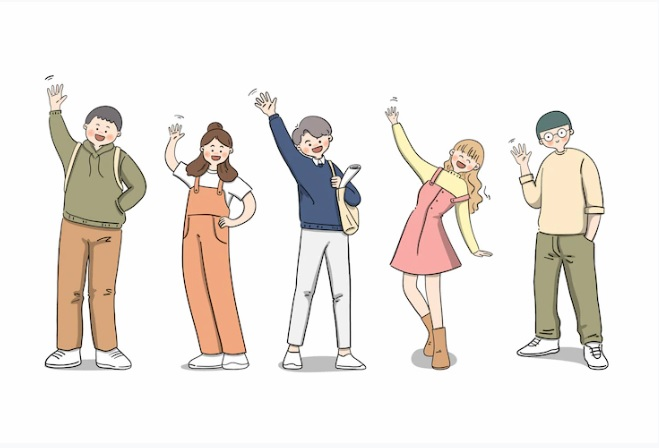
#> input picture chap11-Finding contours/peoples.jpg, 659 x 448 px
$ jupyter execute --allow-errors 'chap11-Finding Contours of peoples.ipynb'   (shell and % lines are left out)
#> lines starting #> are read from the running program, lines starting #| are printed output that depends on the picture; after the words box and inside, x2 and y2 are one past the last pixel; in counts of white or black regions, pixels touching at a corner belong together; long printed decimals are rounded
[cell 1]
# 讀入影像
# 轉灰階
# 使用threshold_otsu 轉對比
# skimage.measure 的 find_contours

[cell 2]
from skimage import io
wheels = io.imread('peoples.jpg', as_gray=True)
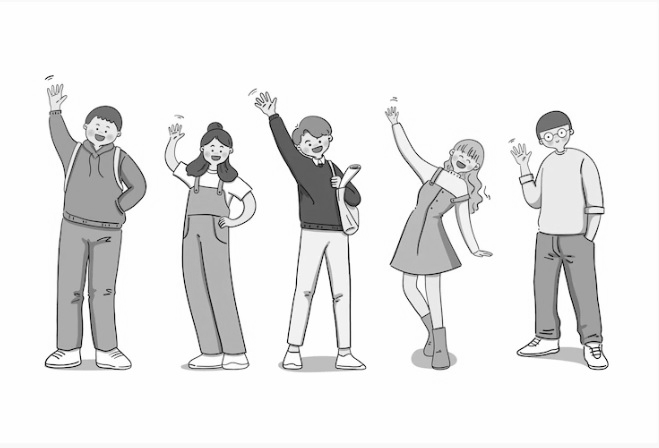
#> wheels: shape (448, 659) float64; min 0, max 1, mean 0.92
wheels_rgb = io.imread('peoples.jpg', as_gray=False)
io.imshow(wheels)

[cell 3]
from skimage.filters import threshold_otsu
import matplotlib.pyplot as plt
thres = threshold_otsu(wheels)
#> thres = 0.783
print(thres)
#| 0.7832
wheels_thres = wheels >  thres
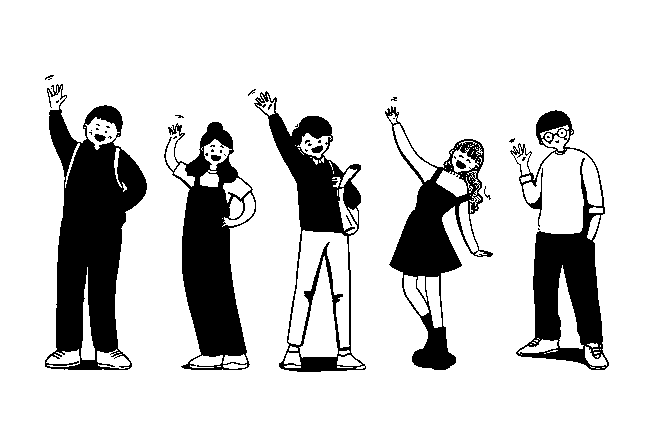
#> wheels_thres: shape (448, 659) bool; 83.2% white; 45 black regions (34 under 20 px), largest, box (x1, y1, x2, y2) and area: (45, 84, 147, 370) 14844, (164, 122, 256, 370) 10052, (510, 110, 609, 370) 8722
plt.imshow(wheels_thres, cmap='gray')
plt.axis('off')
plt.show()

#> (a cell that did not finish here is left out)

[cell 5]
from skimage.measure import find_contours
contours = find_contours(wheels_thres, level=0.1 )
#> contours = 273 point arrays, longest 1511 points
print(len(contours))
#| 273

[cell 6]
for c in contours:
    print(c.shape)
#> this loop made 273 passes
#| (41, 2)
#| (1123, 2)
#| (17, 2)
#| (9, 2)
#| (5, 2)
#| (37, 2)
#| (7, 2)
#| (1005, 2)
#> (further printed lines are left out)

[cell 7]
sorted([c.shape[0] for c in contours], reverse=True)[:10]
#> Out = [1511, 1157, 1123, 1069, 1005, 605, 285, 229, 227, 217]
# 將shape size排序找出大約的 影像 大小狀況

[cell 8]
def show_image_contour(image, contours, lower, upper):
#> called with lower = 1000, upper = 2000
    plt.figure()
    for n, contour in enumerate(contours):
        if upper > contour.shape[0] > lower:
            #print(n)
            plt.plot(contour[:, 1], contour[:, 0], linewidth=2, color='red')
    plt.imshow(image, interpolation='nearest', cmap='gray')
    plt.title('Contours')
    plt.axis('off')
    plt.show()
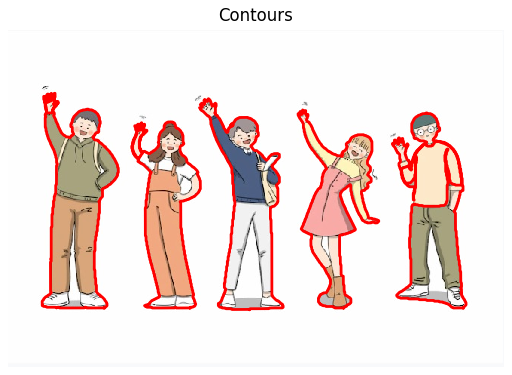
#> figure drawn by matplotlib, 1 panel
